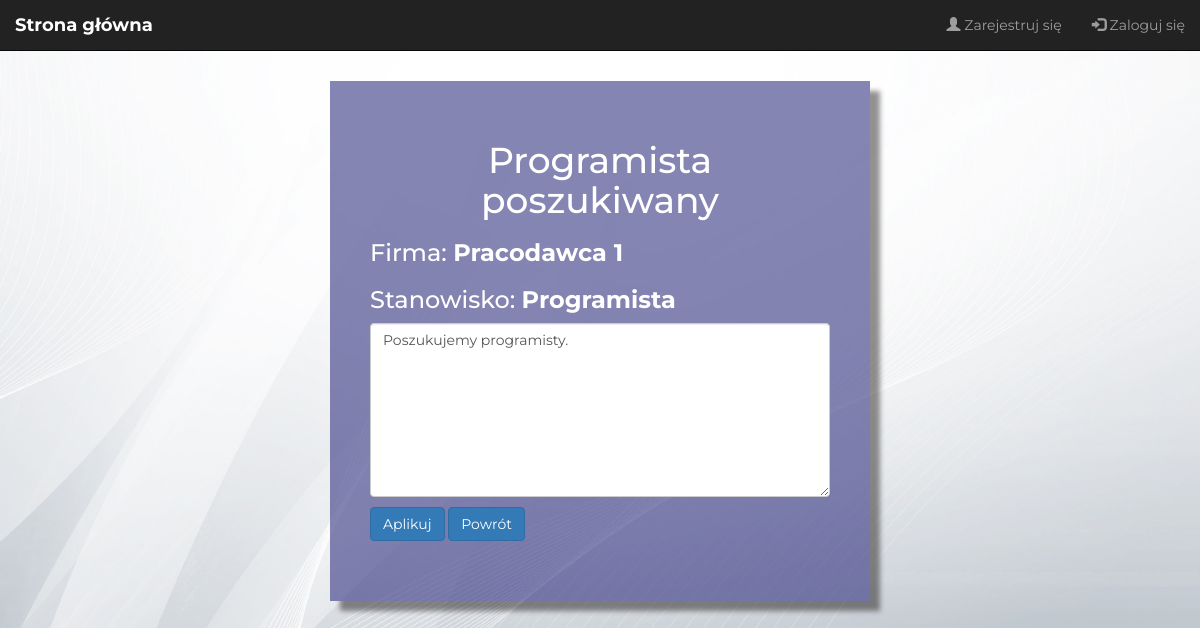
The page /ad/43 on the database its author committed.
### jobad/models.py (models this page shows, shortened)
class Advertisement(models.Model):
    employer = models.ForeignKey(Employer, on_delete=models.CASCADE)
    name = models.CharField(max_length=255)
    job_title = models.CharField(max_length=255)
    description = models.CharField(max_length=512)

class Employer(models.Model):
    user = models.OneToOneField(User, on_delete=models.CASCADE)
    company_name = models.CharField(max_length=255)
    branch = models.CharField(max_length=255)

### jobad/views.py (the view)
# urls.py: path('ad/<int:ad_id>', views.viewad, name='viewad'),
def viewad(request, ad_id):
    return render(request, 'jobad/viewad.html', {"ad": Advertisement.objects.get(pk=ad_id)})

### templates/jobad/viewad.html
{% extends 'jobad/base.html' %}
{% block advertisment %}
    <div class="container-medium">
    <h1>{{ ad.name }}</h1>
    <h3>Firma: <strong>{{ ad.employer.company_name }}</strong></h3>
    <h3>Stanowisko: <strong>{{ ad.job_title }}</strong></h3>
    <p><div id="text-col"><textarea class="form-control" rows="8" id="comment" readonly>{{ ad.description }}</textarea></div></p>
    <a href="{% url 'jobad:apply' ad.id %}" class="btn btn-primary">Aplikuj</a>
    <a href="{% url 'jobad:index' %}" class="btn btn-primary">Powrót</a>
    </div>
{% endblock %}

### static/css/main.css (style rules this page uses)
body { background-image: url(background.jpg); background-size: cover; background-repeat: no-repeat; background-position: center; background-attachment: fixed; font-family: 'Montserrat'; }
.container-medium { background: rgba(45, 45, 125, 0.58); color: white; padding: 40px; margin: 0 auto; margin-top:30px; margin-bottom: 50px; padding-bottom: 60px; box-shadow: 10px 10px 5px rgba(6, 1, 1, 0.43); width:45%; }
h1 { text-align: center; }
#text-col > textarea { background-color: white; }

### rows shown on the page
Advertisement: name "Programista poszukiwany", employer.company_name "Pracodawca 1", job_title "Programista", description "Poszukujemy programisty."
